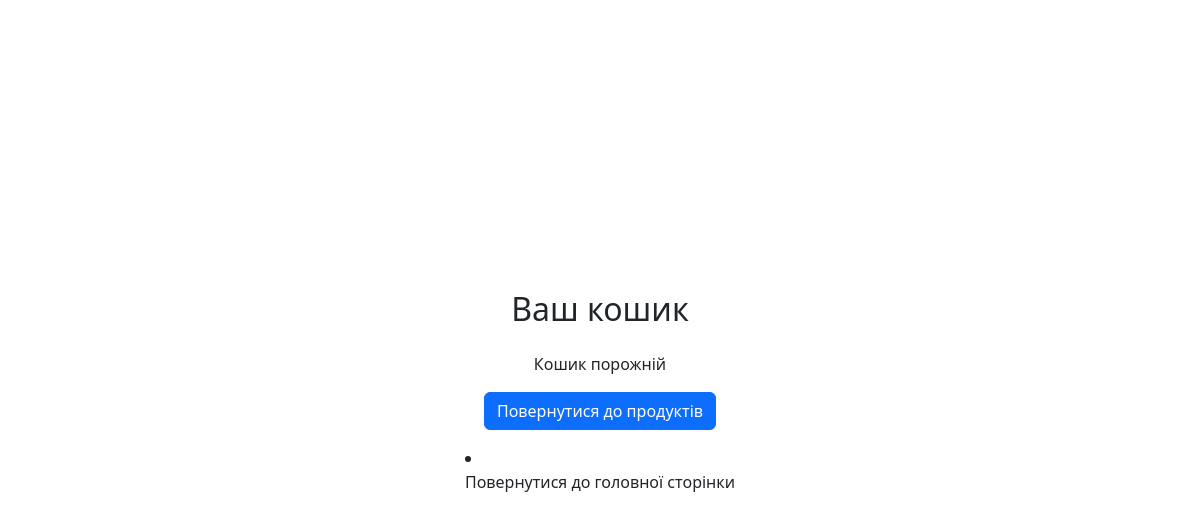
Before: /basket/ (signed in) with the older database file.
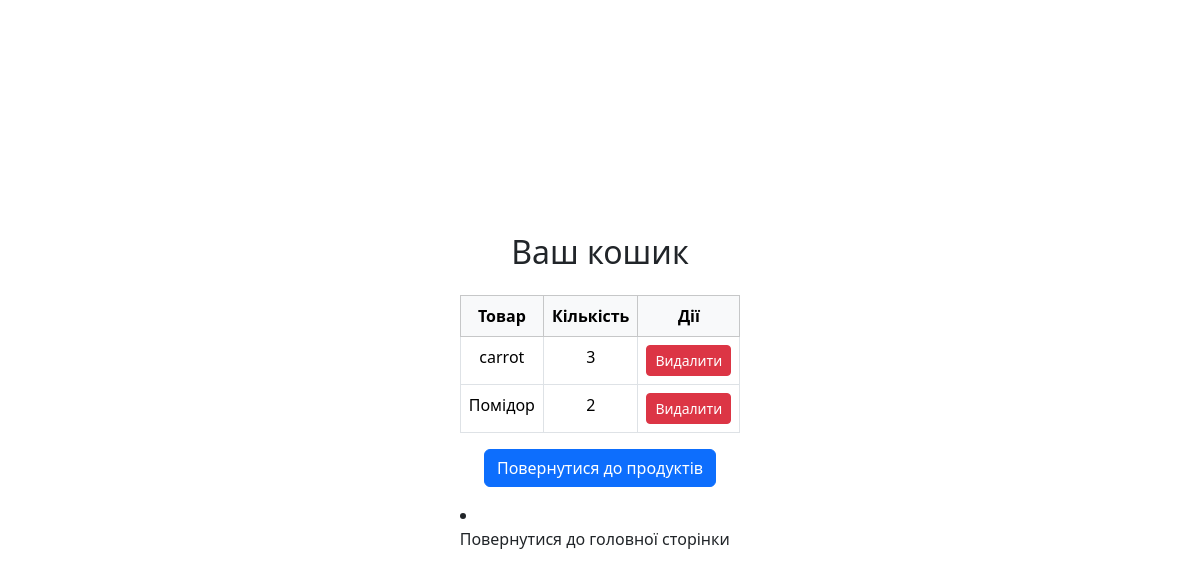
After: the same page with the newer database file.
### basket/models.py (models this page shows, shortened)
class Basket(models.Model):
    user = models.ForeignKey(settings.AUTH_USER_MODEL, on_delete=models.CASCADE)
    product = models.ForeignKey(Product, on_delete=models.CASCADE)
    count = models.PositiveIntegerField(default=1)

### MyBestProducts/models.py (models this page shows, shortened)
class Product(models.Model):
    name = models.CharField(max_length=50,null=True,default=None)
    description = models.CharField(max_length=150,null=True,default=None)
    price = models.IntegerField(null=True,default=None)

### basket/views.py (the view)
# urls.py: path('', views.basket_view, name='basket'),
@login_required
def basket_view(request):
    items = Basket.objects.filter(user=request.user)
    return render(request, "basket.html", {"items": items})

### UserManager/templates/basket.html (shortened to what this page needs)
<!DOCTYPE html>
<html lang="uk">
<head>
    <link href="https://cdn.jsdelivr.net/npm/bootstrap@5.3.8/dist/css/bootstrap.min.css" rel="stylesheet">
</head>
<body class="d-flex justify-content-center align-items-center vh-100">
<div>
    <h2 class="text-center mb-4">Ваш кошик</h2>
    {% if items %}
    <table class="table table-bordered text-center">
        <thead class="table-light">
            <tr>
                <th>Товар</th>
                <th>Кількість</th>
                <th>Дії</th>
            </tr>
        </thead>
        <tbody>
            {% for item in items %}
            <tr>
                <td>{{ item.product.name }}</td>
                <td>{{ item.count }}</td>
                <td>
                    <a href="{% url 'delete_basket' item.product.id %}" class="btn btn-sm btn-danger">Видалити</a>
                </td>
            </tr>
            {% endfor %}
        </tbody>
    </table>
    {% else %}
    <p class="text-center">Кошик порожній</p>
    {% endif %}
    <p class="text-center mt-3">
        <a href="{% url 'product_list' %}" class="btn btn-primary">Повернутися до продуктів</a>
    </p>
    <p>
    <li class="nav-item">
        <a class="nav-link active" href="{% url 'index' %}">Повернутися до головної сторінки</a>
    </li>
    </p>
</div>
</body>
</html>

Changed rows visible on the page:
added Basket: product.name "carrot", count "3"
added Basket: product.name "Помідор", count "2"
Other visible differences:
text no longer shown: "Кошик порожній"
text now shown: "Товар Кількість Дії"
